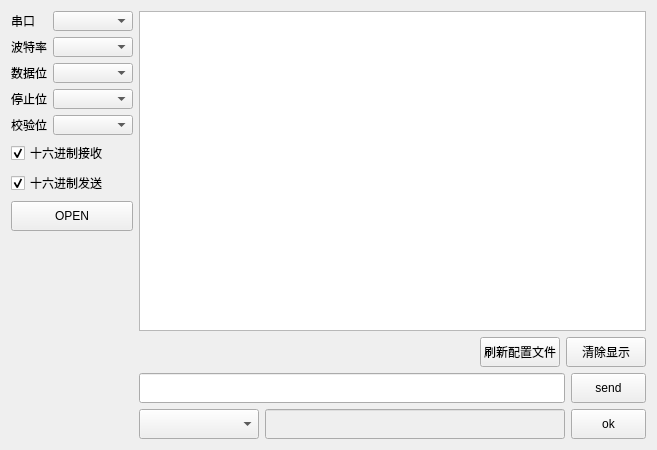
      <widget class="QWidget" name="tab">
       <attribute name="title">
        <string>通信</string>
       </attribute>
       <layout class="QHBoxLayout" name="horizontalLayout_7">
        <item>
         <layout class="QHBoxLayout" name="horizontalLayout_5">
          <item>
           <layout class="QVBoxLayout" name="verticalLayout_6">
            <item>
             <layout class="QVBoxLayout" name="verticalLayout_7">
              <item>
               <layout class="QHBoxLayout" name="horizontalLayout_6">
                <item>
                 <widget class="QLabel" name="label_5">
                  <property name="text">
                   <string>串口</string>
                  </property>
                 </widget>
                </item>
                <item>
                 <widget class="QComboBox" name="comList">
                  <property name="enabled">
                   <bool>true</bool>
                  </property>
                  <property name="minimumSize">
                   <size>
                    <width>80</width>
                    <height>20</height>
                   </size>
                  </property>
                  <property name="maximumSize">
                   <size>
                    <width>80</width>
                    <height>20</height>
                   </size>
                  </property>
                 </widget>
                </item>
               </layout>
              </item>
              <item>
               <layout class="QHBoxLayout" name="horizontalLayout_8">
                <item>
                 <widget class="QLabel" name="label_6">
                  <property name="text">
                   <string>波特率</string>
                  </property>
                 </widget>
                </item>
                <item>
                 <widget class="QComboBox" name="baudList">
                  <property name="minimumSize">
                   <size>
                    <width>80</width>
                    <height>20</height>
                   </size>
                  </property>
                  <property name="maximumSize">
                   <size>
                    <width>80</width>
                    <height>20</height>
                   </size>
                  </property>
                 </widget>
                </item>
               </layout>
              </item>
              <item>
               <layout class="QHBoxLayout" name="horizontalLayout_9">
                <item>
                 <widget class="QLabel" name="data_2">
                  <property name="text">
                   <string>数据位</string>
                  </property>
                 </widget>
                </item>
                <item>
                 <widget class="QComboBox" name="data_list">
                  <property name="minimumSize">
                   <size>
                    <width>80</width>
                    <height>20</height>
                   </size>
                  </property>
                  <property name="maximumSize">
                   <size>
                    <width>80</width>
                    <height>20</height>
                   </size>
                  </property>
                 </widget>
                </item>
               </layout>
              </item>
              <item>
               <layout class="QHBoxLayout" name="horizontalLayout_10">
                <item>
                 <widget class="QLabel" name="label_7">
                  <property name="text">
                   <string>停止位</string>
                  </property>
                 </widget>
                </item>
                <item>
                 <widget class="QComboBox" name="stop">
                  <property name="minimumSize">
                   <size>
                    <width>80</width>
                    <height>20</height>
                   </size>
                  </property>
                  <property name="maximumSize">
                   <size>
                    <width>80</width>
                    <height>20</height>
                   </size>
                  </property>
                 </widget>
                </item>
               </layout>
              </item>
              <item>
               <layout class="QHBoxLayout" name="horizontalLayout_11">
                <item>
                 <widget class="QLabel" name="label_8">
                  <property name="text">
                   <string>校验位</string>
                  </property>
                 </widget>
                </item>
                <item>
                 <widget class="QComboBox" name="parity">
                  <property name="minimumSize">
                   <size>
                    <width>80</width>
                    <height>20</height>
                   </size>
                  </property>
                  <property name="maximumSize">
                   <size>
                    <width>80</width>
                    <height>20</height>
                   </size>
                  </property>
                 </widget>
                </item>
               </layout>
              </item>
             </layout>
            </item>
            <item>
             <widget class="QCheckBox" name="hex_recv">
              <property name="text">
               <string>十六进制接收</string>
              </property>
              <property name="checked">
               <bool>true</bool>
              </property>
             </widget>
            </item>
            <item>
             <widget class="QCheckBox" name="hex_send">
              <property name="text">
               <string>十六进制发送</string>
              </property>
              <property name="checked">
               <bool>true</bool>
              </property>
             </widget>
            </item>
            <item>
             <widget class="QPushButton" name="Button_open">
              <property name="minimumSize">
               <size>
                <width>100</width>
                <height>30</height>
               </size>
              </property>
              <property name="maximumSize">
               <size>
                <width>140</width>
                <height>30</height>
               </size>
              </property>
              <property name="text">
               <string>OPEN</string>
              </property>
             </widget>
            </item>
            <item>
             <spacer name="verticalSpacer_2">
              <property name="orientation">
               <enum>Qt::Vertical</enum>
              </property>
              <property name="sizeHint" stdset="0">
               <size>
                <width>20</width>
                <height>208</height>
               </size>
              </property>
             </spacer>
            </item>
           </layout>
          </item>
          <item>
           <layout class="QVBoxLayout" name="verticalLayout_2">
            <item>
             <widget class="QTextEdit" name="recv_buf">
              <property name="minimumSize">
               <size>
                <width>350</width>
                <height>250</height>
               </size>
              </property>
              <property name="font">
               <font>
                <family>Arial</family>
                <pointsize>11</pointsize>
               </font>
              </property>
              <property name="autoFillBackground">
               <bool>true</bool>
              </property>
              <property name="readOnly">
               <bool>true</bool>
              </property>
             </widget>
            </item>
            <item>
             <layout class="QHBoxLayout" name="horizontalLayout_3">
              <item>
               <spacer name="horizontalSpacer">
                <property name="orientation">
                 <enum>Qt::Horizontal</enum>
                </property>
                <property name="sizeHint" stdset="0">
                 <size>
                  <width>40</width>
                  <height>20</height>
                 </size>
                </property>
               </spacer>
              </item>
              <item>
               <widget class="QPushButton" name="pushButton">
                <property name="minimumSize">
                 <size>
                  <width>80</width>
                  <height>30</height>
                 </size>
                </property>
                <property name="maximumSize">
                 <size>
                  <width>80</width>
                  <height>30</height>
                 </size>
                </property>
                <property name="text">
                 <string>刷新配置文件</string>
                </property>
               </widget>
              </item>
              <item>
               <widget class="QPushButton" name="clear">
                <property name="minimumSize">
                 <size>
                  <width>80</width>
                  <height>30</height>
                 </size>
                </property>
                <property name="maximumSize">
                 <size>
                  <width>80</width>
                  <height>30</height>
                 </size>
                </property>
                <property name="text">
                 <string>清除显示</string>
                </property>
               </widget>
              </item>
             </layout>
            </item>
            <item>
             <layout class="QVBoxLayout" name="verticalLayout">
              <item>
               <layout class="QHBoxLayout" name="horizontalLayout_2">
                <item>
                 <widget class="QLineEdit" name="send_buf">
                  <property name="minimumSize">
                   <size>
                    <width>300</width>
                    <height>30</height>
                   </size>
                  </property>
                  <property name="maximumSize">
                   <size>
                    <width>300000</width>
                    <height>30</height>
                   </size>
                  </property>
                 </widget>
                </item>
                <item>
                 <widget class="QPushButton" name="sendButton">
                  <property name="minimumSize">
                   <size>
                    <width>75</width>
                    <height>30</height>
                   </size>
                  </property>
                  <property name="maximumSize">
                   <size>
                    <width>75</width>
                    <height>40</height>
                   </size>
                  </property>
                  <property name="text">
                   <string>send</string>
                  </property>
                 </widget>
                </item>
               </layout>
              </item>
              <item>
               <layout class="QHBoxLayout" name="horizontalLayout_4">
                <item>
                 <widget class="QComboBox" name="cmd_list">
                  <property name="minimumSize">
                   <size>
                    <width>120</width>
                    <height>30</height>
                   </size>
                  </property>
                 </widget>
                </item>
                <item>
                 <widget class="QLineEdit" name="cmd_info">
                  <property name="enabled">
                   <bool>false</bool>
                  </property>
                  <property name="minimumSize">
                   <size>
                    <width>300</width>
                    <height>30</height>
                   </size>
                  </property>
                  <property name="maximumSize">
                   <size>
                    <width>300000</width>
                    <height>30</height>
                   </size>
                  </property>
                 </widget>
                </item>
                <item>
                 <widget class="QPushButton" name="send_cmd">
                  <property name="minimumSize">
                   <size>
                    <width>75</width>
                    <height>25</height>
                   </size>
                  </property>
                  <property name="maximumSize">
                   <size>
                    <width>75</width>
                    <height>40</height>
                   </size>
                  </property>
                  <property name="text">
                   <string>ok</string>
                  </property>
                 </widget>
                </item>
               </layout>
              </item>
             </layout>
            </item>
           </layout>
          </item>
         </layout>
        </item>
       </layout>
      </widget>
